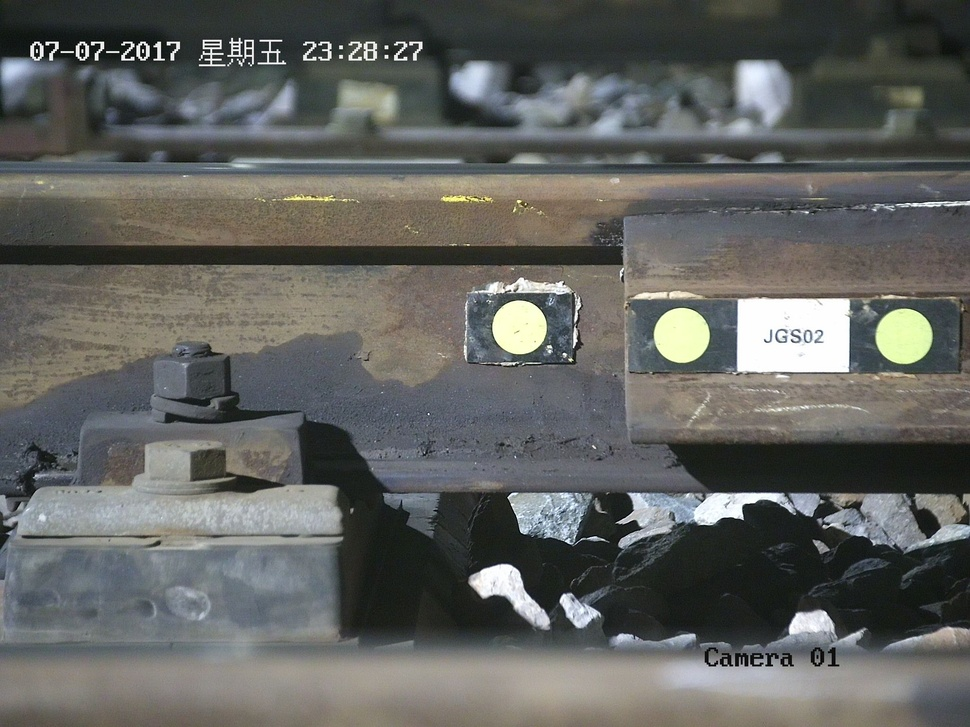
#> input picture 2.jpg, 970 x 727 px, shrunk from 2048 x 1536 before the run, found by its file name
$ python my_test.py
#> lines starting #> are read from the running program, lines starting #| are printed output that depends on the picture
import cv2
import numpy as np
from matplotlib import pyplot as plt

img = cv2.imread('c:\\bianban\\2.jpg',0)
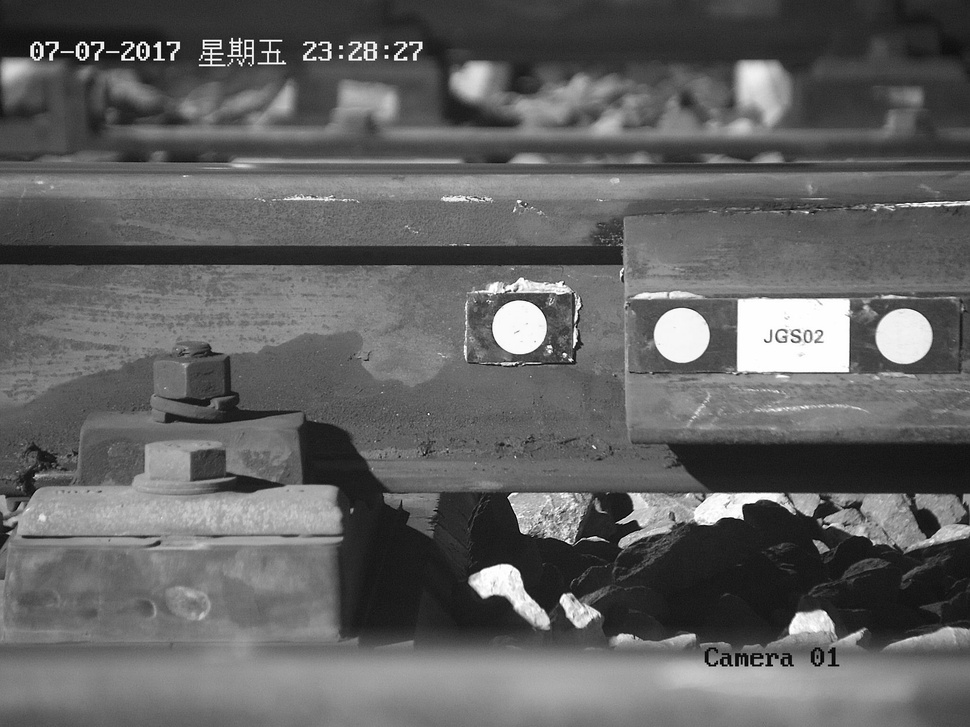
#> img: shape (727, 970); min 0, max 255, mean 98.2
img2 = img.copy()
img3 = cv2.imread('c:\\bianban\\2.jpg', 3)
#> img3 is the input picture: shape (727, 970, 3); mean B, G, R 95.9, 98.9, 97.6
sp = img.shape
#> sp = (727, 970)

template = cv2.imread('c:\\bianban\\temp_2.jpg',0)
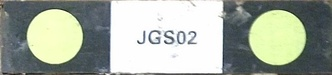
#> input picture img/temp_2.jpg, 332 x 75 px, shrunk from 700 x 159 before the run, found by its file name
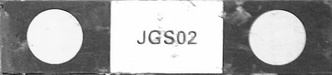
#> template: shape (75, 332); min 26, max 255, mean 168.6
w, h = template.shape[::-1]
#> w = 332; h = 75

template2 = cv2.imread('c:\\bianban\\temp.jpg',0)
#> (the run stopped early here; a loop or call above may not have finished)
